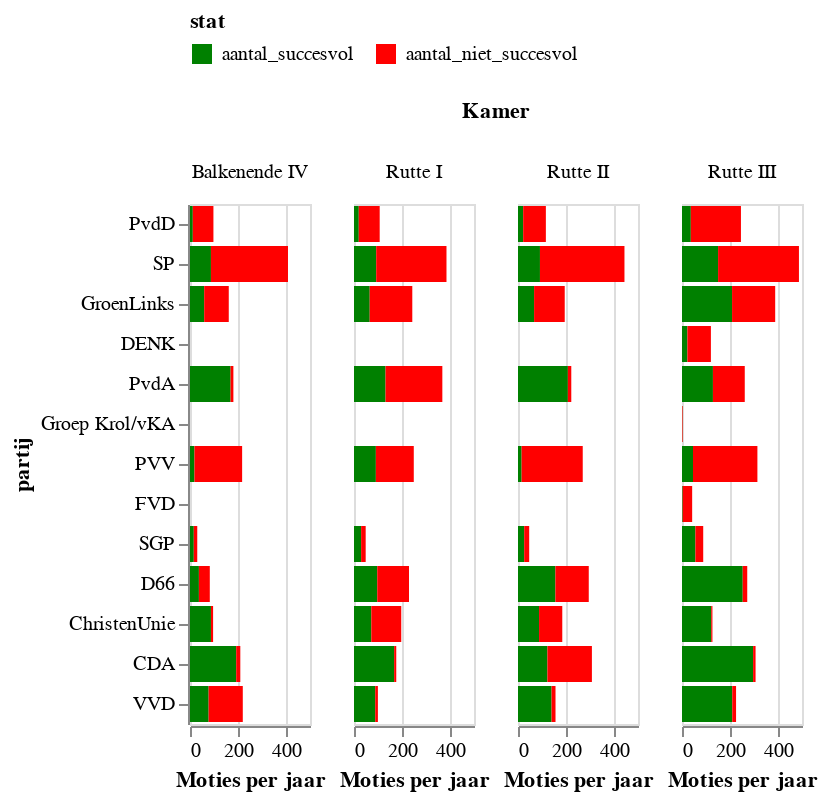

This figure's notebook cell:
### Markdown cell above
In bovenstaande grafiek is mooi te zien dat het aantal succesvolle moties onder Rutte III sterk is gestegen. De stijging komt vooral door VVD, CDA en Groenlinks.

### Code cell
# hide_input
chart = alt.Chart(stats).mark_bar().encode(
    column='Kamer',
    x='value:Q',
    y=alt.Y('partij:N', sort=list(parties[::-1])),
    color=alt.Color('stat',
                scale=alt.Scale(
        domain=['aantal_succesvol','aantal_niet_succesvol'],
        range=['green', 'red']),
        legend=alt.Legend(orient="top"))
).properties(width=60).transform_filter(alt.FieldOneOfPredicate(field='stat', oneOf=['aantal_succesvol','aantal_niet_succesvol']))
chart.encoding.x.title = 'Moties per jaar'
chart

### Figure 1 — Vega-Lite specification as saved in the notebook (floating-point values rounded to 4 significant figures; data arrays with more than 128 entries replaced by an {"elided": "..."} marker saying what was removed)
{"config": {"view": {"continuousWidth": 400, "continuousHeight": 300}}, "data": {"name": "data-9e6855806c14c96870bc4535769f6e44"}, "mark": "bar", "encoding": {"color": {"type": "nominal", "field": "stat", "legend": {"orient": "top"}, "scale": {"domain": ["aantal_succesvol", "aantal_niet_succesvol"], "range": ["green", "red"]}}, "column": {"type": "nominal", "field": "Kamer"}, "x": {"type": "quantitative", "field": "value", "title": "Moties per jaar"}, "y": {"type": "nominal", "field": "partij", "sort": ["PvdD", "SP", "GroenLinks", "DENK", "PvdA", "Groep Krol/vKA", "PVV", "FVD", "SGP", "D66", "ChristenUnie", "CDA", "VVD"]}}, "transform": [{"filter": {"field": "stat", "oneOf": ["aantal_succesvol", "aantal_niet_succesvol"]}}], "width": 60, "$schema": "https://vega.github.io/schema/vega-lite/v4.8.1.json", "datasets": {"data-9e6855806c14c96870bc4535769f6e44": {"elided": "301 records"}}}
